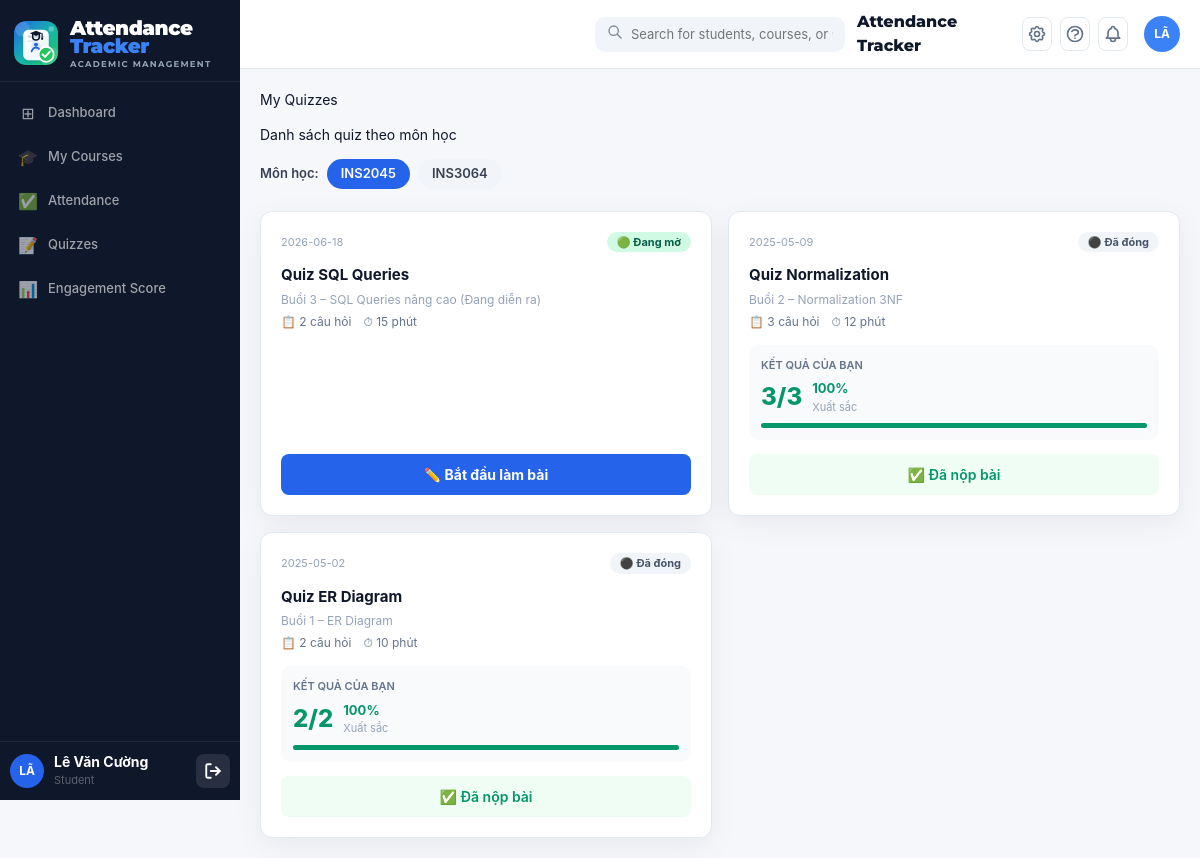
Screenshot of /public/student/quiz.php (signed in) with the database file from the repository.
### tables this page shows
CREATE TABLE IF NOT EXISTS `courses` (
    `id`                       INT UNSIGNED  NOT NULL AUTO_INCREMENT,
    `course_code`              VARCHAR(20)   NOT NULL,
    `course_name`              VARCHAR(150)  NOT NULL,
    `credits`                  TINYINT       NOT NULL DEFAULT 3,
    `semester`                 VARCHAR(20)   NOT NULL   COMMENT 'VD: 2025-2',
    `room`                     VARCHAR(50)   DEFAULT NULL,
    `schedule_info`            VARCHAR(200)  DEFAULT NULL COMMENT 'VD: Thứ 5, 07:30-09:30',
    `absence_threshold`        INT           NOT NULL DEFAULT 3
                               COMMENT 'Số buổi vắng tối đa – vượt ngưỡng thì tạo alert low_attendance',
    `low_engagement_threshold` DECIMAL(5,2)  NOT NULL DEFAULT 40.00
                               COMMENT 'Ngưỡng engagement_index (0-100) – thấp hơn thì tạo alert low_engagement',
    `attend_score`             DECIMAL(4,2)  NOT NULL DEFAULT 2.00
                               COMMENT 'Điểm mặc định/fallback mỗi lần điểm danh đúng giờ',
    `quiz_correct_score`       DECIMAL(4,2)  NOT NULL DEFAULT 2.00
                               COMMENT 'Điểm mặc định/fallback mỗi câu quiz đúng',
    `discussion_score`         DECIMAL(4,2)  NOT NULL DEFAULT 1.00
                               COMMENT 'Điểm mặc định/fallback mỗi lần tham gia thảo luận',
    `is_active`                TINYINT(1)    NOT NULL DEFAULT 1,
    `created_at`               DATETIME      NOT NULL DEFAULT CURRENT_TIMESTAMP,
    `updated_at`               DATETIME      NOT NULL DEFAULT CURRENT_TIMESTAMP ON UPDATE CURRENT_TIMESTAMP,
    PRIMARY KEY (`id`),
    UNIQUE KEY `uq_course_semester` (`course_code`, `semester`),
    INDEX `idx_semester`  (`semester`),
    INDEX `idx_is_active` (`is_active`)
);

CREATE TABLE IF NOT EXISTS `quiz_sessions` (
    `id`                 INT UNSIGNED NOT NULL AUTO_INCREMENT,
    `session_id`         INT UNSIGNED NOT NULL,
    `title`              VARCHAR(200) NOT NULL,
    `description`        TEXT         DEFAULT NULL,
    `time_limit_minutes` INT          DEFAULT NULL COMMENT 'NULL = không giới hạn',
    `status`             ENUM('draft','open','closed') NOT NULL DEFAULT 'draft',
    `allow_retake`       TINYINT(1)   NOT NULL DEFAULT 0,
    `created_at`         DATETIME     NOT NULL DEFAULT CURRENT_TIMESTAMP,
    `updated_at`         DATETIME     NOT NULL DEFAULT CURRENT_TIMESTAMP ON UPDATE CURRENT_TIMESTAMP,
    PRIMARY KEY (`id`),
    INDEX `idx_qs_session` (`session_id`),
    INDEX `idx_qs_status`  (`status`),
    CONSTRAINT `fk_qs_session` FOREIGN KEY (`session_id`) REFERENCES `class_sessions`(`id`) ON DELETE CASCADE
);

CREATE TABLE IF NOT EXISTS `class_sessions` (
    `id`           INT UNSIGNED NOT NULL AUTO_INCREMENT,
    `course_id`    INT UNSIGNED NOT NULL,
    `teacher_id`   INT UNSIGNED NOT NULL,
    `session_date` DATE         NOT NULL,
    `start_time`   TIME         NOT NULL,
    `end_time`     TIME         NOT NULL,
    `title`        VARCHAR(200) DEFAULT NULL,
    `description`  TEXT         DEFAULT NULL,
    `location`     VARCHAR(100) DEFAULT NULL,
    `status`       ENUM('upcoming','active','ended') NOT NULL DEFAULT 'upcoming',
    `notes`        TEXT         DEFAULT NULL,
    `created_at`   DATETIME     NOT NULL DEFAULT CURRENT_TIMESTAMP,
    `updated_at`   DATETIME     NOT NULL DEFAULT CURRENT_TIMESTAMP ON UPDATE CURRENT_TIMESTAMP,
    PRIMARY KEY (`id`),
    INDEX `idx_cs_course`  (`course_id`),
    INDEX `idx_cs_date`    (`session_date`),
    INDEX `idx_cs_status`  (`status`),
    CONSTRAINT `fk_cs_course`   FOREIGN KEY (`course_id`)  REFERENCES `courses`(`id`) ON DELETE CASCADE,
    CONSTRAINT `fk_cs_teacher`  FOREIGN KEY (`teacher_id`) REFERENCES `users`(`id`)
);

### public/student/quiz.php (called while the page is built, shortened)
<?php
require_once dirname(dirname(__DIR__)) . '/config/Database.php';
require_once dirname(dirname(__DIR__)) . '/helpers/middleware.php';
$db        = Database::getInstance();
$studentId = Middleware::user()['id'];
$courseId = (int)($_GET['course_id'] ?? 0);
$courses = $db->query(
    "SELECT c.id, c.course_code, c.course_name, c.semester
     FROM courses c JOIN enrollments ce ON ce.course_id=c.id
     WHERE ce.user_id=? AND ce.role='student' AND c.is_active=1
     ORDER BY c.course_name ASC",
    [$studentId]
)->fetchAll();
if ($courseId === 0 && !empty($courses)) {
    $courseId = (int)$courses[0]['id'];
}
$quizzes = [];
if ($courseId > 0) {
    $quizzes = $db->query(
        'SELECT qs.id, qs.title, qs.description, qs.time_limit_minutes,
                qs.status, qs.allow_retake,
                cs.session_date, cs.title AS session_title,
                (SELECT COUNT(*) FROM quiz_questions WHERE quiz_id=qs.id) AS question_count,
                (SELECT id   FROM quiz_submissions WHERE quiz_id=qs.id AND student_id=? LIMIT 1) AS submission_id,
                (SELECT total_score FROM quiz_submissions WHERE quiz_id=qs.id AND student_id=? LIMIT 1) AS my_score,
                (SELECT max_score   FROM quiz_submissions WHERE quiz_id=qs.id AND student_id=? LIMIT 1) AS max_score
         FROM quiz_sessions qs
         JOIN class_sessions cs ON qs.session_id=cs.id
         WHERE cs.course_id=?
         ORDER BY cs.session_date DESC, qs.id DESC',
        [$studentId, $studentId, $studentId, $courseId]
    )->fetchAll();
}
require_once APP_ROOT . '/views/student/quiz.php';

### config/database.php (called while the page is built, shortened)
<?php
class Database
{
    private static ?Database $instance = null;
    private PDO $pdo;
    private function __construct()
    {
        $dsn = sprintf(
            'mysql:host=%s;port=%s;dbname=%s;charset=%s',
            DB_HOST, DB_PORT, DB_NAME, DB_CHARSET
        );
        $options = [
            PDO::ATTR_ERRMODE            => PDO::ERRMODE_EXCEPTION,
            PDO::ATTR_DEFAULT_FETCH_MODE => PDO::FETCH_ASSOC,
            PDO::ATTR_EMULATE_PREPARES   => false,
        ];
        try {
            $this->pdo = new PDO($dsn, DB_USER, DB_PASS, $options);
        } catch (PDOException $e) {
            if (APP_ENV === 'development') {
                die('<h3 style="color:red">Database Error: ' . $e->getMessage() . '</h3>');
            } else {
                die('<h3>Lỗi hệ thống. Vui lòng thử lại sau.</h3>');
            }
        }
    }
    public static function getInstance(): Database
    {
        if (self::$instance === null) {
            self::$instance = new self();
        }
        return self::$instance;
    }
    public function query(string $sql, array $params = []): \PDOStatement
    {
        $stmt = $this->pdo->prepare($sql);
        $stmt->execute($params);
        return $stmt;
    }
}

### helpers/middleware.php (called while the page is built, shortened)
<?php
class Middleware
{
    public static function user(): array
    {
        return [
            'id'        => $_SESSION['user_id']   ?? null,
            'full_name' => $_SESSION['full_name']  ?? '',
            'email'     => $_SESSION['email']      ?? '',
            'role'      => $_SESSION['role']       ?? '',
        ];
    }
}

### views/student/quiz.php (the view, shortened to what this page needs)
<?php
require_once APP_ROOT . '/views/layouts/header.php';
?>
<div class="page-title">My Quizzes</div>
<p class="page-sub">Danh sách quiz theo môn học</p>
<?php if (empty($courses)): ?>
<div class="card" style="padding:40px;text-align:center;color:#94A3B8">
  <div style="font-size:36px;margin-bottom:10px">📋</div>
  <div>Bạn chưa được ghi danh vào môn học nào.</div>
</div>
<?php else: ?>
<div style="display:flex;gap:8px;flex-wrap:wrap;align-items:center;margin-bottom:22px">
  <span style="font-size:13px;font-weight:600;color:#374151">Môn học:</span>
  <?php foreach ($courses as $c): ?>
  <a href="<?= APP_URL ?>/student/quiz.php?course_id=<?= $c['id'] ?>"
     style="padding:5px 14px;border-radius:20px;font-size:13px;font-weight:600;text-decoration:none;
            background:<?= (int)$c['id']===$courseId?'#2563EB':'#F1F5F9' ?>;
            color:<?= (int)$c['id']===$courseId?'#fff':'#374151' ?>">
    <?= htmlspecialchars($c['course_code']) ?>
  </a>
  <?php endforeach; ?>
</div>
<?php if (empty($quizzes)): ?>
<div class="card" style="padding:40px;text-align:center;color:#94A3B8">
  <div style="font-size:36px;margin-bottom:10px">📝</div>
  <div>Chưa có quiz nào trong môn học này.</div>
</div>
<?php else: ?>
<div style="display:grid;grid-template-columns:repeat(auto-fill,minmax(300px,1fr));gap:16px">
  <?php foreach ($quizzes as $q):
    $submitted  = !empty($q['submission_id']);
    $canTake    = $q['status'] === 'open' && (!$submitted || $q['allow_retake']);
    $myScore    = (float)($q['my_score']  ?? 0);
    $maxScore   = (float)($q['max_score'] ?? 0);
    $scorePct   = $maxScore > 0 ? round($myScore / $maxScore * 100) : 0;
    $scoreColor = $scorePct >= 70 ? '#059669' : ($scorePct >= 50 ? '#D97706' : '#DC2626');
    [$statusBg, $statusText] = match($q['status']) {
      'open'   => ['#D1FAE5;color:#065F46', '🟢 Đang mở'],
      'closed' => ['#F1F5F9;color:#475569',  '⚫ Đã đóng'],
      default  => ['#FEF3C7;color:#92400E',  '🟡 Nháp'],
    };
  ?>
  <div class="card" style="padding:20px;display:flex;flex-direction:column">
    <div style="display:flex;justify-content:space-between;align-items:center;margin-bottom:12px">
      <span style="font-size:11px;color:#94A3B8"><?= htmlspecialchars($q['session_date']) ?></span>
      <span style="background:<?= $statusBg ?>;padding:2px 10px;border-radius:99px;font-size:11px;font-weight:700">
        <?= $statusText ?>
      </span>
    </div>
    <div style="font-weight:700;font-size:15px;color:#0F172A;margin-bottom:4px">
      <?= htmlspecialchars($q['title']) ?>
    </div>
    <div style="font-size:12px;color:#94A3B8;margin-bottom:4px">
      <?= htmlspecialchars($q['session_title'] ?? '') ?>
    </div>
    <div style="font-size:12px;color:#64748B;margin-bottom:14px;display:flex;gap:12px">
      <span>📋 <?= (int)$q['question_count'] ?> câu hỏi</span>
      <?php if ($q['time_limit_minutes']): ?>
      <span>⏱ <?= $q['time_limit_minutes'] ?> phút</span>
      <?php else: ?>
      <span>⏱ Không giới hạn</span>
      <?php endif; ?>
    </div>
    <?php if ($submitted): ?>
    <div style="background:#F8FAFC;border-radius:10px;padding:12px;margin-bottom:14px">
      <div style="font-size:11px;color:#64748B;margin-bottom:6px;font-weight:600">KẾT QUẢ CỦA BẠN</div>
      <div style="display:flex;align-items:center;gap:10px">
        <span style="font-size:24px;font-weight:800;color:<?= $scoreColor ?>">
          <?= $myScore ?>/<?= $maxScore ?>
        </span>
        <div>
          <div style="font-size:13px;font-weight:700;color:<?= $scoreColor ?>"><?= $scorePct ?>%</div>
          <div style="font-size:11px;color:#94A3B8"><?= $scorePct>=70?'Xuất sắc':($scorePct>=50?'Đạt':'Cần cố gắng') ?></div>
        </div>
      </div>
      <div style="background:#E2E8F0;border-radius:99px;height:5px;margin-top:8px">
        <div style="background:<?= $scoreColor ?>;height:5px;border-radius:99px;width:<?= $scorePct ?>%"></div>
      </div>
    </div>
    <?php else: ?>
    <div style="flex:1"></div>
    <?php endif; ?>
    <div>
      <?php if ($canTake): ?>
      <a href="<?= APP_URL ?>/student/quiz.php?action=take&quiz_id=<?= $q['id'] ?>"
         style="display:block;width:100%;padding:10px 0;background:#2563EB;color:#fff;border-radius:8px;
                text-align:center;font-size:14px;font-weight:700;text-decoration:none;box-sizing:border-box">
        <?= $submitted ? '🔄 Làm lại' : '✏️ Bắt đầu làm bài' ?>
      </a>
      <?php elseif ($submitted): ?>
      <div style="padding:10px 0;background:#F0FDF4;border-radius:8px;text-align:center;
                  font-size:14px;font-weight:600;color:#059669">
        ✅ Đã nộp bài
      </div>
      <?php endif; ?>
    </div>
  </div>
  <?php endforeach; ?>
</div>
<?php endif; ?>
<?php endif; ?>
<?php require_once APP_ROOT . '/views/layouts/footer.php'; ?>

### public/assets/css/style.css (style rules this page uses)
:root { --primary: #2563eb; --primary-dark: #1d4ed8; --primary-soft: #eff6ff; --sidebar-bg: #0f172a; --text: #0f172a; --text-muted: #64748b; --line: #e2e8f0; --bg: #f5f7fb; --card: #ffffff; --success: #10b981; --warning: #f59e0b; --danger: #ef4444; --radius: 12px; --shadow: 0 8px 30px rgba(15, 23, 42, 0.06); }
*, *::before, *::after { box-sizing: border-box; }
body { margin: 0; font-family: "Inter", "Segoe UI", system-ui, sans-serif; background: var(--bg); color: var(--text); font-size: 14px; line-height: 1.5; }
a { color: inherit; }
.card { background: var(--card); border: 1px solid var(--line); border-radius: var(--radius); box-shadow: var(--shadow); }

### rows the page displays
courses: course_code "INS2045"
courses: course_code "INS3064"
quiz_sessions: session.session_date "2026-06-18", statusText "🟢 Đang mở", title "Quiz SQL Queries", session.title "Buổi 3 – SQL Queries nâng cao (Đang diễn ra)", question_count "2", time_limit_minutes "15", shows "✏️ Bắt đầu làm bài"
quiz_sessions: session.session_date "2025-05-09", statusText "⚫ Đã đóng", title "Quiz Normalization", session.title "Buổi 2 – Normalization 3NF", question_count "3", time_limit_minutes "12", myScore "3", maxScore "3", scorePct "100", shows "Xuất sắc", status "✅ Đã nộp bài"
quiz_sessions: session.session_date "2025-05-02", statusText "⚫ Đã đóng", title "Quiz ER Diagram", session.title "Buổi 1 – ER Diagram", question_count "2", time_limit_minutes "10", myScore "2", maxScore "2", scorePct "100", shows "Xuất sắc", status "✅ Đã nộp bài"

### other values shown
$item['icon'] "⊞"
$item['label'] "Dashboard"
$item['icon'] "🎓"
$item['label'] "My Courses"
$item['icon'] "✅"
$item['label'] "Attendance"
$item['icon'] "📝"
$item['label'] "Quizzes"
$item['icon'] "📊"
$item['label'] "Engagement Score"
$user_initials "LÃ"
$user_name "Lê Văn Cường"
$role "Student"
